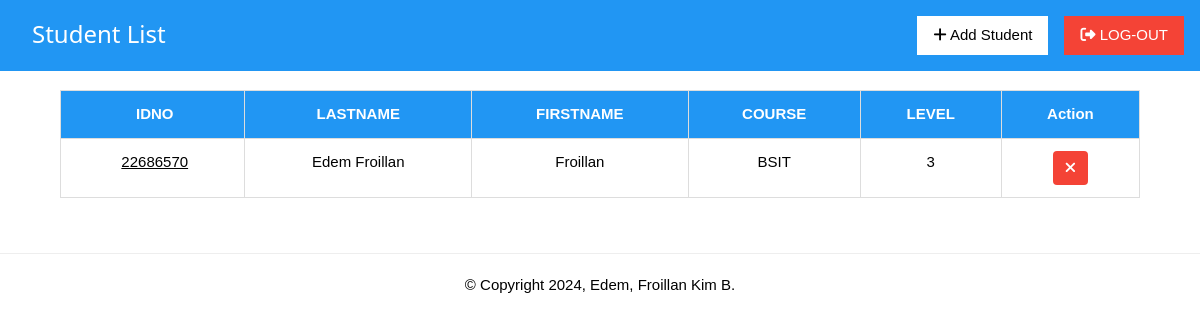
The page /students (signed in) on the database as committed earlier.
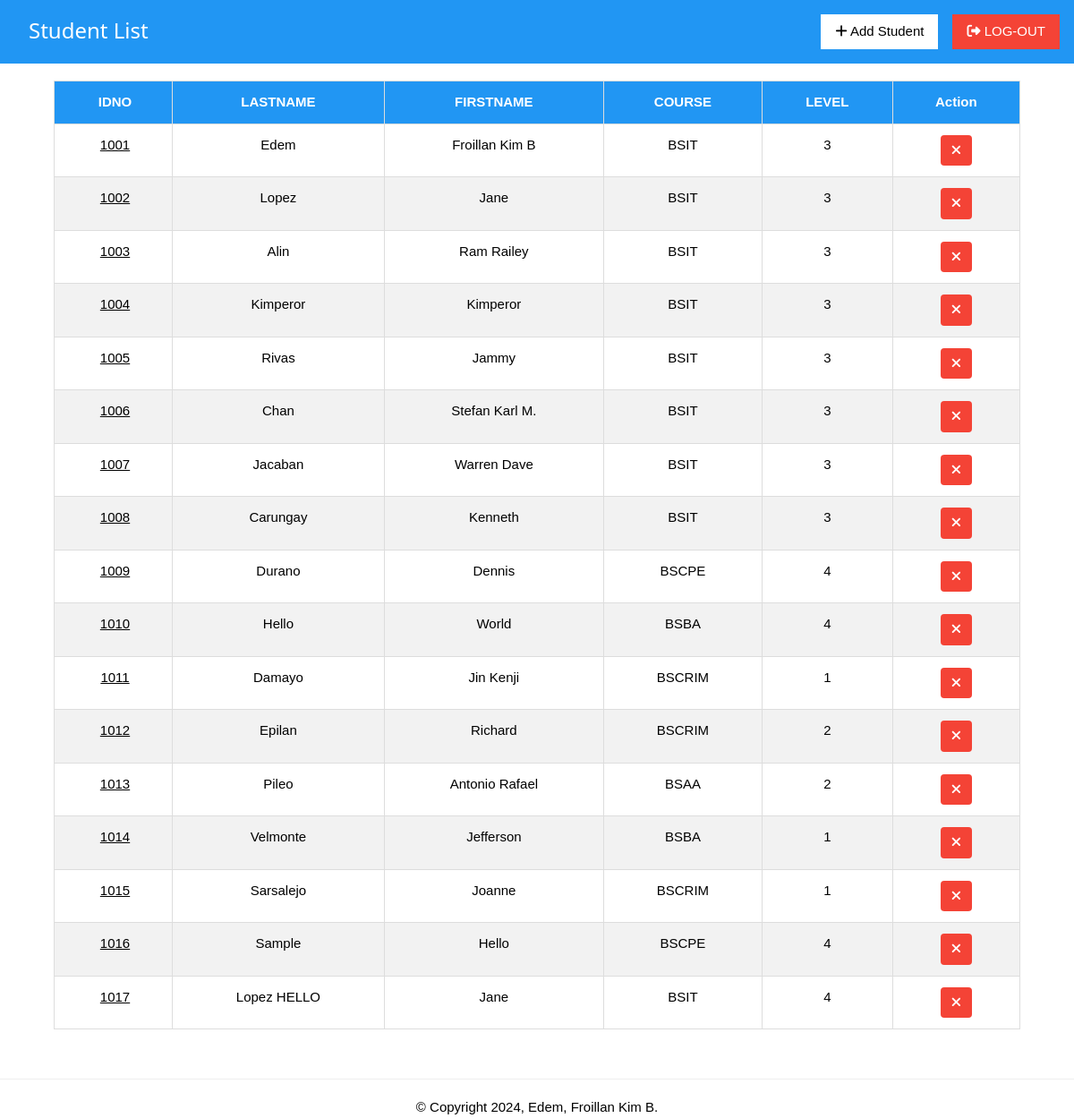
The same page on the database as committed later.
### tables this page shows
CREATE TABLE students (
    id integer primary key autoincrement,
    idno varchar(10) unique not null,
    lastname  varchar(50) not null,
    firstname varchar(50) not null,
    course    varchar(15) not null,
    level    varchar(5) not null,
    image varchar(25) not null
);

### app.py (the view)
@app.route('/students')
def student_list():
    if 'username' in session:
        pagetitle = "Student List"
        return render_template('index.html', data=getall_records('students'), pagetitle=pagetitle, users=get_users())
    else:
        flash("Please log in first!", "warning")
        return redirect(url_for('login'))

### app.py (called while the page is built)
def get_users() -> object:
	return getall_records('students')

@app.after_request
def after_request(response):
    response.headers['Cache-Control'] = 'no-cache, no-store, must-revalidate'
    response.headers['Pragma'] = 'no-cache'
    response.headers['Expires'] = '0'
    return response

### dbhelper.py (called while the page is built)
def getprocess(sql:str) -> list:
	db:object = connect(database)
	cursor:object = db.cursor()
	cursor.row_factory = Row
	cursor.execute(sql)
	data:list = cursor.fetchall()
	cursor.close()
	return data

def getall_records(table:str) -> list:
	sql:str = f'SELECT * FROM `{table}`'
	return getprocess(sql)

### templates/index.html (shortened to what this page needs)
{% extends 'base.html' %}
{% block content %}
<div class='w3-container w3-blue w3-margin-bottom header'>
    <h3 class="w3-left w3-margin-left w3-margin-top">{{ pagetitle }}</h3>
    <nav class="navbar">
        <a href="/logout" class="w3-button w3-red w3-right w3-margin-top w3-margin-bottom" id="logout">
            <i class="fa fa-sign-out-alt"></i> LOG-OUT
        </a>
        <a href="#" class="w3-right w3-button w3-margin-right w3-white w3-margin-top" id="add" onclick="openAddStudentModal()">
            <i class="fa fa-plus"></i> Add Student
        </a>
    </nav>
</div>
<div class="w3-row-padding" id="main_container">
    <div class="w3-full">
        <table class="w3-table-all styled-table" id="table">
            <thead>
                <tr id="tr1">
                    <th class="w3-center">IDNO</th>
                    <th class="w3-center">LASTNAME</th>
                    <th class="w3-center">FIRSTNAME</th>
                    <th class="w3-center">COURSE</th>
                    <th class="w3-center">LEVEL</th>
                    <th class="w3-center">Action</th>
                </tr>
            </thead>
            <tbody>
                {% for user in users %}
                <tr id="tr2">
                    <td class="w3-center" data-cell="IDNO:">
                        <a href="#" onclick="viewrecordstudents('{{ user['image'] }}', '{{ user['idno'] }}', '{{ user['lastname'] }}', '{{ user['firstname'] }}', '{{ user['course'] }}', '{{ user['level'] }}')">
                            {{ user["idno"] }}
                        </a>
                    </td>
                    <td class="w3-center" data-cell="LASTNAME:">{{ user["lastname"] }}</td>
                    <td class="w3-center" data-cell="FIRSTNAME:">{{ user["firstname"] }}</td>
                    <td class="w3-center" data-cell="COURSE:">{{ user["course"] }}</td>
                    <td class="w3-center" data-cell="LEVEL:">{{ user["level"] }}</td>
                    <td class="w3-center" data-cell="ACTION:">
                        <button class="w3-button w3-red delete-btn delete" onclick="openCustomAlert('{{ user['idno'] }}')">
                            <i class="fas fa-times"></i>
                        </button>
                    </td>
                </tr>
                {% endfor %}
            </tbody>
        </table>
    </div>
</div>
{% endblock %}

Rows that differ between the two databases and show on the page:
removed students: idno "22686570", lastname "Edem Froillan", firstname "Froillan", course "BSIT", level "3"
added students: idno "1001", lastname "Edem", firstname "Froillan Kim B", course "BSIT", level "3"
added students: idno "1002", lastname "Lopez", firstname "Jane", course "BSIT", level "3"
added students: idno "1003", lastname "Alin", firstname "Ram Railey", course "BSIT", level "3"
added students: idno "1004", lastname "Kimperor", firstname "Kimperor", course "BSIT", level "3"
added students: idno "1005", lastname "Rivas", firstname "Jammy", course "BSIT", level "3"
added students: idno "1006", lastname "Chan", firstname "Stefan Karl M.", course "BSIT", level "3"
added students: idno "1007", lastname "Jacaban", firstname "Warren Dave", course "BSIT", level "3"
added students: idno "1008", lastname "Carungay", firstname "Kenneth", course "BSIT", level "3"
added students: idno "1009", lastname "Durano", firstname "Dennis", course "BSCPE", level "4"
added students: idno "1010", lastname "Hello", firstname "World", course "BSBA", level "4"
added students: idno "1011", lastname "Damayo", firstname "Jin Kenji", course "BSCRIM", level "1"
added students: idno "1012", lastname "Epilan", firstname "Richard", course "BSCRIM", level "2"
added students: idno "1013", lastname "Pileo", firstname "Antonio Rafael", course "BSAA", level "2"
added students: idno "1014", lastname "Velmonte", firstname "Jefferson", course "BSBA", level "1"
added students: idno "1015", lastname "Sarsalejo", firstname "Joanne", course "BSCRIM", level "1"
added students: idno "1016", lastname "Sample", firstname "Hello", course "BSCPE", level "4"
added students: idno "1017", lastname "Lopez HELLO", firstname "Jane", course "BSIT", level "4"
